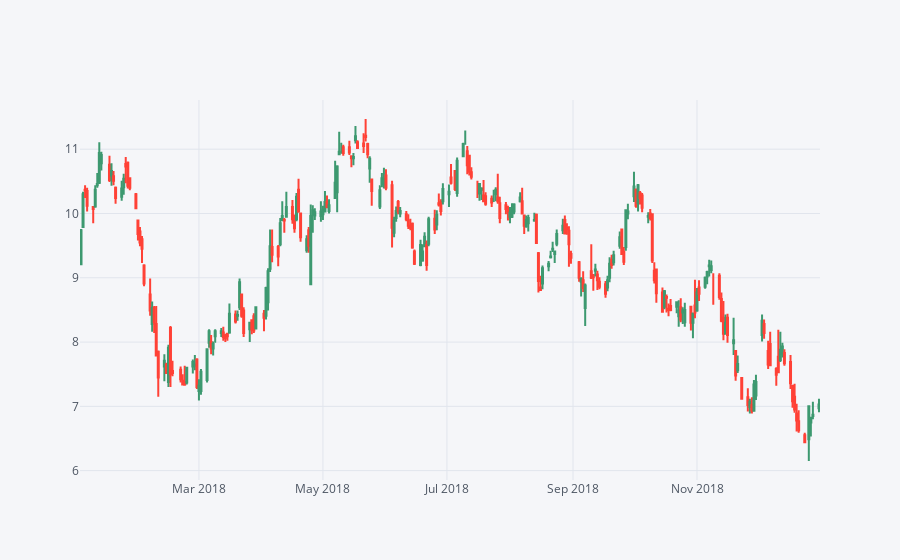

Notebook source saved alongside this figure:
### Markdown cell above
## Create a candle plot for Cenovus stock at year 2018. This financial chart takes a dataset that contains open, high, low and close values for specific time period

### Code cell
Cenovus[['Open', 'High', 'Low', 'Close']].ix['2018-01-01':'2018-12-31'].iplot(kind='candle')

### Figure 1 — Plotly figure (JSON) as saved in the notebook; plotly's stock layout.template omitted (floating-point values rounded to 4 significant figures; data arrays with more than 128 entries replaced by an {"elided": "..."} marker saying what was removed)
{"data": [{"close": {"elided": "251 float values"}, "high": {"elided": "251 float values"}, "low": {"elided": "251 float values"}, "open": {"elided": "251 float values"}, "showlegend": false, "type": "candlestick", "uid": "93337374-d60f-420d-9e0f-328d449f3057", "x": {"elided": "251 str values"}, "yaxis": "y2"}], "layout": {"legend": {"bgcolor": "#F5F6F9", "font": {"color": "#4D5663"}}, "paper_bgcolor": "#F5F6F9", "plot_bgcolor": "#F5F6F9", "title": {"font": {"color": "#4D5663"}}, "xaxis": {"gridcolor": "#E1E5ED", "rangeslider": {"visible": false}, "showgrid": true, "tickfont": {"color": "#4D5663"}, "title": {"font": {"color": "#4D5663"}, "text": ""}, "zerolinecolor": "#E1E5ED"}, "yaxis": {"gridcolor": "#E1E5ED", "showgrid": true, "showticklabels": false, "tickfont": {"color": "#4D5663"}, "title": {"font": {"color": "#4D5663"}, "text": ""}, "zerolinecolor": "#E1E5ED"}, "yaxis2": {"gridcolor": "#E1E5ED", "showgrid": true, "tickfont": {"color": "#4D5663"}, "title": {"font": {"color": "#4D5663"}, "text": ""}, "zerolinecolor": "#E1E5ED"}}}
